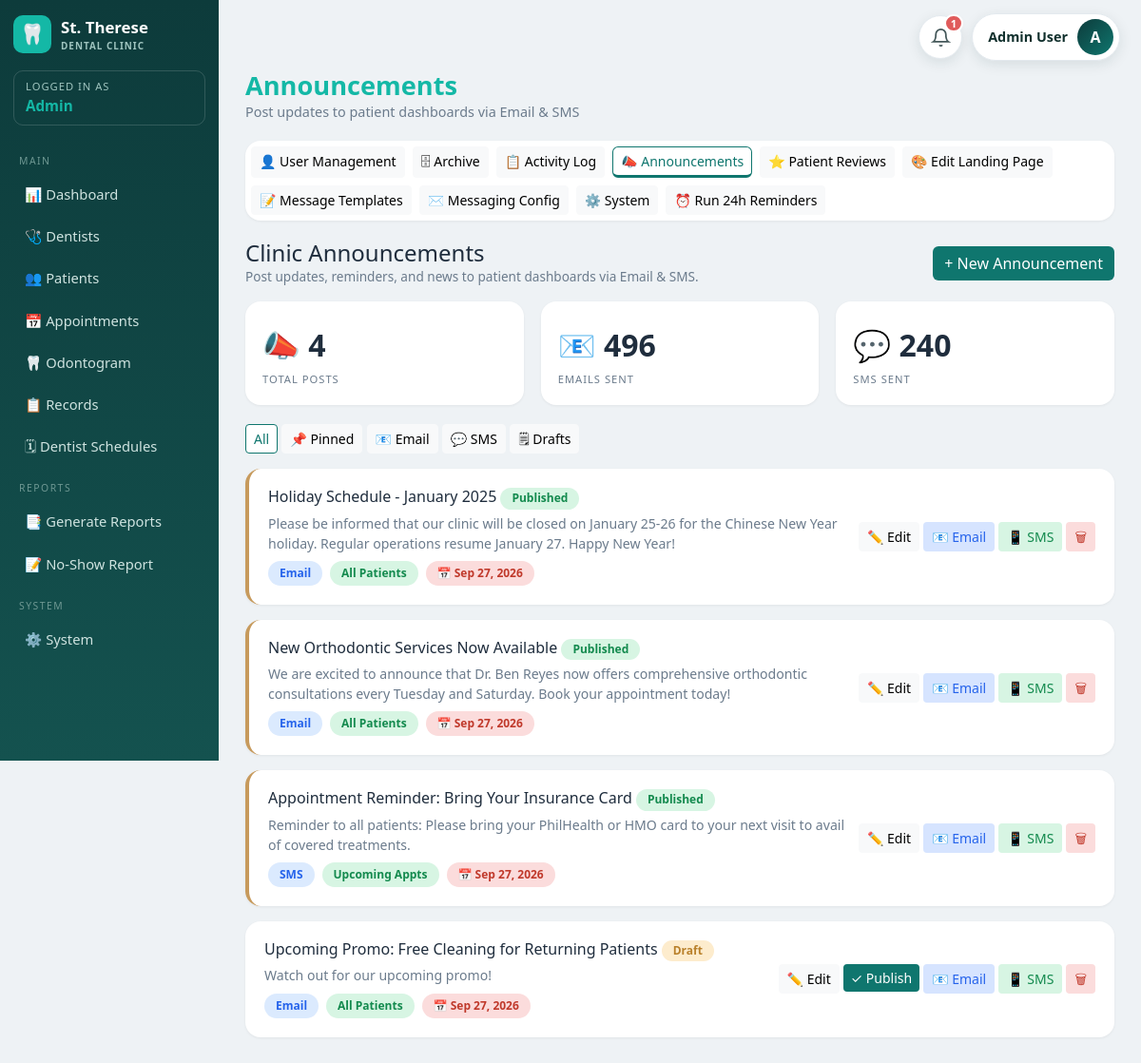
Screenshot of /announcements.php (signed in) with the database file from the repository.
### tables this page shows
CREATE TABLE announcements (
    id         INT AUTO_INCREMENT PRIMARY KEY,
    title      VARCHAR(150) NOT NULL,
    content    TEXT,
    channel    VARCHAR(50) DEFAULT 'Email',        
    audience   VARCHAR(50) DEFAULT 'All Patients',
    status     ENUM('Published','Draft') DEFAULT 'Draft',
    created_at DATETIME DEFAULT CURRENT_TIMESTAMP
);

### config/auth.php (called while the page is built, shortened)
<?php
function e($text) {
    return htmlspecialchars($text ?? '', ENT_QUOTES, 'UTF-8');
}

### announcements.php (the view, shortened to what this page needs)
<?php
require_once 'config/auth.php';
$filter = $_GET['filter'] ?? 'all';
$sql = "SELECT * FROM announcements";
$sql .= " ORDER BY created_at DESC";
$announcements = $pdo->query($sql)->fetchAll();
$totalPosts = $pdo->query("SELECT COUNT(*) FROM announcements")->fetchColumn();
include 'includes/head.php';
function pill($key, $label, $current) {
    $cls = ($current === $key) ? 'btn-outline-teal' : 'btn-light';
    echo "<a href='announcements.php?filter=$key' class='btn btn-sm $cls'>$label</a> ";
}
?>
<div class="app-wrap">
    <?php include 'includes/sidebar.php'; ?>
    <main class="main">
        <div class="page-head">
            <div>
                <h1 style="color:var(--teal-light)">Announcements</h1>
                <div class="sub">Post updates to patient dashboards via Email &amp; SMS</div>
            </div>
        </div>
        <?php include 'includes/admin_tabs.php'; ?>
        <div class="flex-between mb-3">
            <div>
                <h4 class="mb-0">Clinic Announcements</h4>
                <div class="text-muted2" style="font-size:.85rem;">Post updates, reminders, and news to patient dashboards via Email &amp; SMS.</div>
            </div>
            <button class="btn btn-teal" data-bs-toggle="modal" data-bs-target="#annModal" onclick="openAdd()">+ New Announcement</button>
        </div>
        <div class="stat-grid">
            <div class="stat-card"><div class="value">📣 <?= $totalPosts ?></div><div class="label">Total Posts</div></div>
            <div class="stat-card"><div class="value">📧 496</div><div class="label">Emails Sent</div></div>
            <div class="stat-card"><div class="value">💬 240</div><div class="label">SMS Sent</div></div>
        </div>
        <div class="mb-3">
            <?php
                pill('all',    'All',      $filter);
            ?>
        </div>
        <?php foreach ($announcements as $a):
            $isDraft = ($a['status'] === 'Draft');
        ?>
            <div class="card-box mb-3" style="<?= $isDraft ? '' : 'border-left:4px solid var(--gold);' ?>">
                <div class="flex-between">
                    <div style="flex:1;">
                        <h6 class="mb-1">
                            <?= e($a['title']) ?>
                            <span class="badge-pill <?= $isDraft ? 'b-pending' : 'b-active' ?>"><?= e($a['status']) ?></span>
                        </h6>
                        <div class="text-muted2 mb-2" style="font-size:.88rem;"><?= e($a['content']) ?></div>
                        <div class="d-flex gap-2 flex-wrap">
                            <span class="badge-pill b-progress"><?= e($a['channel']) ?></span>
                            <span class="badge-pill b-confirmed"><?= e($a['audience']) ?></span>
                            <span class="badge-pill b-inactive">📅 <?= date('M j, Y', strtotime($a['created_at'])) ?></span>
                        </div>
                    </div>
                    <div class="d-flex gap-1 align-items-start">
                        <button class="btn btn-sm btn-light" onclick='openEdit(<?= json_encode($a) ?>)' data-bs-toggle="modal" data-bs-target="#annModal">✏️ Edit</button>
                        <?php if ($isDraft): ?>
                            <form method="POST" class="d-inline">
                                <button class="btn btn-sm btn-teal">✓ Publish</button>
                            </form>
                        <?php endif; ?>
                        <button class="btn btn-sm" style="background:#d6e4ff;color:#2563eb;"
                                onclick='openSend("email", <?= json_encode($a['id']) ?>, <?= json_encode($a['title']) ?>, <?= json_encode($a['content']) ?>)'
                                data-bs-toggle="modal" data-bs-target="#sendModal">📧 Email</button>
                        <button class="btn btn-sm" style="background:#d7f5e3;color:#138a4e;"
                                onclick='openSend("sms", <?= json_encode($a['id']) ?>, <?= json_encode($a['title']) ?>, <?= json_encode($a['content']) ?>)'
                                data-bs-toggle="modal" data-bs-target="#sendModal">📱 SMS</button>
                        <form method="POST" class="d-inline" onsubmit="return confirmDelete('Delete this announcement?')">
                            <button class="btn btn-sm" style="background:#fbdcdc;color:#c0392b;">🗑</button>
                        </form>
                    </div>
                </div>
            </div>
        <?php endforeach; ?>
    </main>
</div>
</body></html>

### css/style.css (style rules this page uses)
:root { --teal-dark: #0d3b3b; --teal: #14524f; --teal-mid: #0f766e; --teal-light: #14b8a6; --gold: #c79a5c; --bg: #eef2f5; --card: #ffffff; --text: #1f2d3d; --muted: #6b7b8c; }
* { box-sizing: border-box; }
body { margin: 0; font-family: "Segoe UI", system-ui, -apple-system, sans-serif; background: var(--bg); color: var(--text); }
.app-wrap { display: flex; min-height: 100vh; }
.main { flex: 1; padding: 22px 28px; overflow-x: hidden; }
.page-head { display: flex; justify-content: space-between; align-items: flex-start; flex-wrap: wrap; gap: 12px; margin-bottom: 20px; }
.page-head h1 { font-size: 1.7rem; margin: 0; font-weight: 700; }
.page-head .sub { color: var(--muted); font-size: .9rem; }
.card-box { background: var(--card); border-radius: 16px; padding: 20px; box-shadow: 0 1px 3px rgba(0,0,0,.06); margin-bottom: 20px; }
.stat-grid { display: grid; grid-template-columns: repeat(auto-fit, minmax(220px,1fr)); gap: 18px; margin-bottom: 20px; }
.stat-card { background: var(--card); border-radius: 16px; padding: 18px; box-shadow: 0 1px 3px rgba(0,0,0,.06); }
.stat-card .label { font-size: .7rem; letter-spacing: 1px; color: var(--muted); text-transform: uppercase; }
.stat-card .value { font-size: 2rem; font-weight: 700; margin: 4px 0; }
.badge-pill { padding: 4px 12px; border-radius: 20px; font-size: .75rem; font-weight: 600; display: inline-block; }
.b-active, .b-confirmed, .b-completed { background: #d7f5e3; color: #138a4e; }
.b-pending { background: #fdeccd; color: #b9802a; }
.b-inactive, .b-cancelled, .b-noshow { background: #fbdcdc; color: #c0392b; }
.b-progress { background: #dbeafe; color: #2563eb; }
.btn-teal { background: var(--teal-mid); color: #fff; border: none; }
.btn-outline-teal { border: 1px solid var(--teal-mid); color: var(--teal-mid); background: #fff; }
.text-muted2 { color: var(--muted); }
.flex-between { display: flex; justify-content: space-between; align-items: center; }
.gap-2 { gap: .5rem; }

### includes/topbar.php (style rules this page uses)
.main { padding-top:74px !important; }
.main .page-head { padding-right:0; }

### rows the page displays
announcements: title "Holiday Schedule - January 2025", status "Published", content "Please be informed that our clinic will be closed on January 25-26 for the Chinese New Year holiday. Regular operations resume January 27. Happy New Year!", channel "Email", audience "All Patients", created_at "Sep 27, 2026"
announcements: title "New Orthodontic Services Now Available", status "Published", content "We are excited to announce that Dr. Ben Reyes now offers comprehensive orthodontic consultations every Tuesday and Saturday. Book your appointment today!", channel "Email", audience "All Patients", created_at "Sep 27, 2026"
announcements: title "Appointment Reminder: Bring Your Insurance Card", status "Published", content "Reminder to all patients: Please bring your PhilHealth or HMO card to your next visit to avail of covered treatments.", channel "SMS", audience "Upcoming Appts", created_at "Sep 27, 2026"
announcements: title "Upcoming Promo: Free Cleaning for Returning Patients", status "Draft", content "Watch out for our upcoming promo!", channel "Email", audience "All Patients", created_at "Sep 27, 2026"

### other values shown
$badgeCount "1"
$tbName "Admin User"
$tbInitial "A"
$roleLabel "Admin"
$tab[1] "👤 User Management"
$tab[1] "🗄 Archive"
$tab[1] "📋 Activity Log"
$tab[1] "📣 Announcements"
$tab[1] "⭐ Patient Reviews"
$tab[1] "🎨 Edit Landing Page"
$tab[1] "📝 Message Templates"
$tab[1] "✉️ Messaging Config"
$tab[1] "⚙️ System"
$totalPosts "4"
$label "All 📌 Pinned 📧 Email 💬 SMS 🗒 Drafts"
